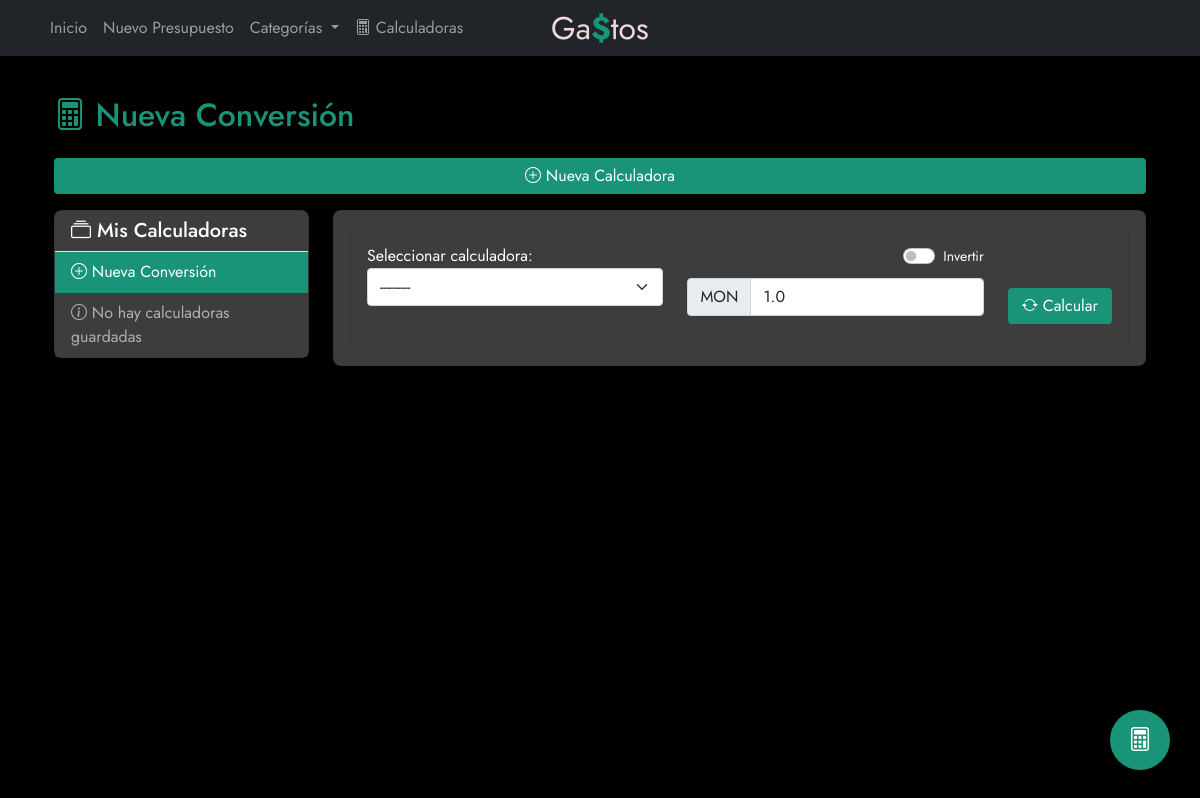
The app's page /calculadoras/calcular/, older data.
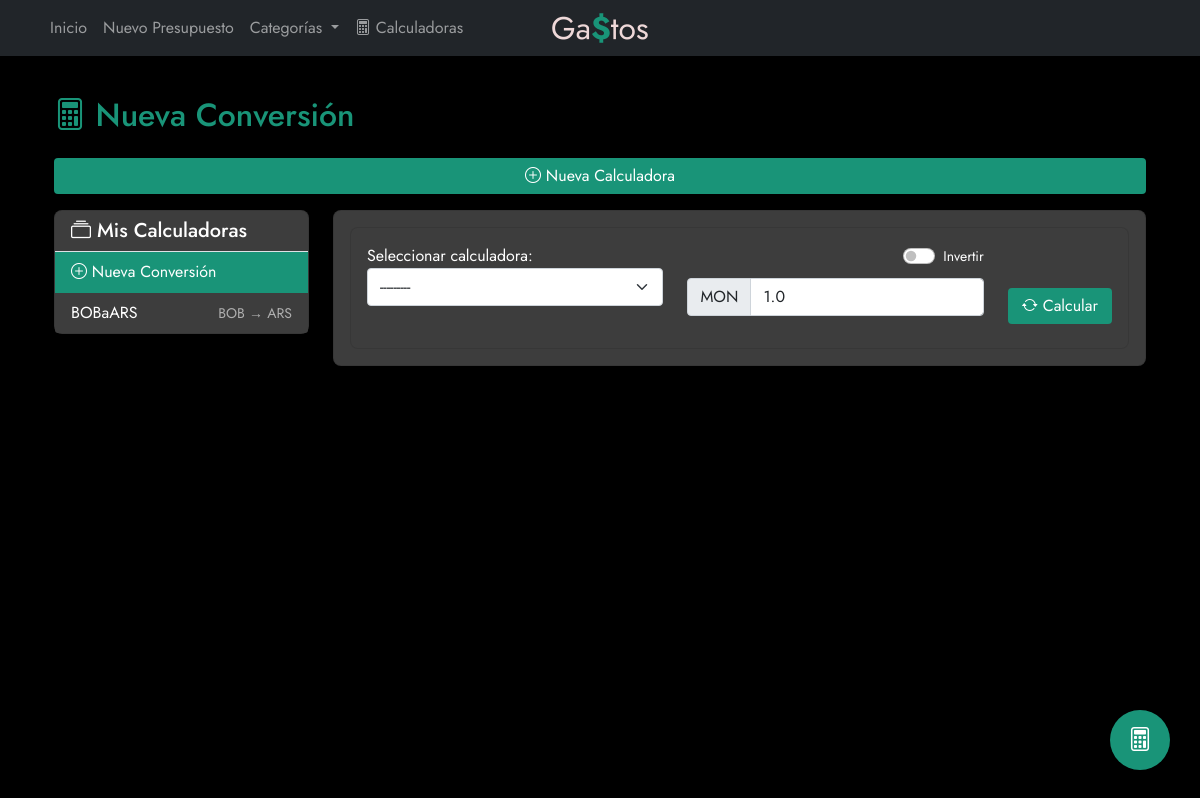
The same page, newer data.
### calculadoras/models.py (models this page shows, shortened)
class CalculadoraDivisa(models.Model):
    MONEDAS = [
        ('USD', 'Dólar Estadounidense'),
        ('EUR', 'Euro'),
        ('ARS', 'Peso Argentino'),
        ('BOB', 'Boliviano'),
        ('BRL', 'Real Brasileño'),
        ('CLP', 'Peso Chileno'),
        ('MXN', 'Peso Mexicano'),
        ('PEN', 'Sol Peruano'),
        ('UYU', 'Peso Uruguayo'),
        ('PYG', 'Guaraní Paraguayo'),
    ]
    nombre = models.CharField(max_length=100, help_text="Nombre descriptivo para esta relación de conversión")
    moneda_origen = models.CharField(max_length=3, choices=MONEDAS)
    moneda_destino = models.CharField(max_length=3, choices=MONEDAS)
    relacion = models.DecimalField(
        max_digits=20,
        decimal_places=10,
        help_text="Relación de conversión (1 moneda_origen = X moneda_destino)"
    )
    fecha_creacion = models.DateTimeField(auto_now_add=True)
    fecha_actualizacion = models.DateTimeField(auto_now=True)
    class Meta:
        ordering = ['-fecha_creacion']
        verbose_name = 'Calculadora de Divisa'
        verbose_name_plural = 'Calculadoras de Divisas'
    def __str__(self):
        return f"{self.nombre} ({self.moneda_origen} a {self.moneda_destino})"

### calculadoras/views.py (the view)
# urls.py: path('calcular/', views.calcular_divisa, name='calcular_divisa'),
def calcular_divisa(request, calculadora_id=None):
    calculadora = None
    resultado = None
    direccion = request.POST.get('direccion', 'directa')
    calculadoras = CalculadoraDivisa.objects.all().order_by('-fecha_creacion')
    if calculadora_id:
        calculadora = get_object_or_404(CalculadoraDivisa, id=calculadora_id)
    if request.method == 'POST':
        form = ConversionForm(request.POST, calculadora=calculadora)
        if form.is_valid():
            calculadora = form.cleaned_data['calculadora']
            monto = form.cleaned_data['monto']
            es_conversion_inversa = (direccion == 'inversa')
            if es_conversion_inversa:
                monto_convertido = calculadora.convertir(monto, direccion='inversa')
                moneda_origen = calculadora.moneda_destino
                moneda_destino = calculadora.moneda_origen
                relacion = 1 / float(calculadora.relacion)
            else:
                monto_convertido = calculadora.convertir(monto, direccion='directa')
                moneda_origen = calculadora.moneda_origen
                moneda_destino = calculadora.moneda_destino
                relacion = calculadora.relacion
            fecha_actual = timezone.localtime(timezone.now())
            with transaction.atomic():
                HistorialConversion.objects.create(
                    calculadora=calculadora,
                    monto_origen=monto,
                    moneda_origen=moneda_origen,
                    monto_destino=monto_convertido,
                    moneda_destino=moneda_destino,
                    relacion_conversion=relacion,
                    direccion='inversa' if es_conversion_inversa else 'directa',
                    ip_usuario=get_client_ip(request),
                    user_agent=request.META.get('HTTP_USER_AGENT', '')[:500],  # Limitamos la longitud
                    usuario='Anónimo'  # Valor por defecto ya que no hay autenticación
                )
            resultado = {
                'monto_original': float(monto),
                'moneda_origen': moneda_origen,
                'monto_convertido': monto_convertido,
                'moneda_destino': moneda_destino,
                'fecha': fecha_actual,
                'relacion': relacion,
                'es_inversa': es_conversion_inversa
            }
    else:
        form = ConversionForm(calculadora=calculadora)
    context = {
        'form': form,
        'calculadoras': calculadoras,
        'calculadora': calculadora,
        'resultado': resultado,
        'titulo': 'Nueva Conversión de Divisas'
    }
    if calculadora:
        context['conversiones_recientes'] = HistorialConversion.objects.filter(
            calculadora=calculadora
        ).order_by('-fecha_conversion')[:5]
    return render(request, 'calculadoras/calcular_divisa.html', context)

### calculadoras/forms.py (shortened to what this page needs)
class ConversionForm(forms.Form):
    calculadora_id = forms.IntegerField(widget=forms.HiddenInput())
    monto = forms.DecimalField(
        max_digits=20,
        decimal_places=2,
        min_value=Decimal('0.01'),
        widget=forms.NumberInput(attrs={
            'class': 'form-control',
            'step': '0.01',
            'min': '0.01',
            'placeholder': 'Ingrese el monto a convertir'
        })
    )

### calculadoras/templates/calculadoras/calcular_divisa.html (shortened to what this page needs)
{% extends 'calculadoras/base.html' %}
{% block calculadora_heading %}{% if calculadora %}{{ calculadora.nombre }}{% else %}Nueva Conversión{% endif %}{% endblock %}
{% block calculadora_content %}
<div class="card">
    <div class="card-body">
        <form method="post" id="conversion-form">
            <div class="row">
                {% if not calculadora %}
                <div class="col-md-5">
                    <div class="mb-3">
                        {{ form.calculadora.label_tag }}
                        {{ form.calculadora }}
                    </div>
                </div>
                {% else %}
                    {{ form.calculadora }}
                {% endif %}
                <div class="col-md-5">
                    <div class="mb-3">
                        <div class="d-flex justify-content-between align-items-center mb-2">
                            <div class="form-check form-switch">
                                <input class="form-check-input" type="checkbox" role="switch" id="invertirConversion"
                                       {% if resultado and resultado.es_inversa %}checked{% endif %}>
                                <label class="form-check-label small" for="invertirConversion">Invertir</label>
                            </div>
                        </div>
                        <div class="input-group">
                            <span class="input-group-text" id="moneda-origen">
                                {% if resultado and resultado.es_inversa %}
                                    {{ calculadora.moneda_destino }}
                                {% else %}
                                    {{ calculadora.moneda_origen|default:'MON' }}
                                {% endif %}
                            </span>
                            {{ form.monto }}
                        </div>
                    </div>
                </div>
                <div class="col-md-2 d-flex flex-column justify-content-end">
                    <button type="submit" class="btn btn-primary mb-2">
                        <i class="bi bi-arrow-repeat"></i> Calcular
                    </button>
                </div>
            </div>
        </form>
    </div>
</div>
{% endblock %}

### calculadoras/templates/calculadoras/base.html (shortened to what this page needs)
{% extends 'presupuestos/base.html' %}
{% block content %}
<div class="container py-4">
    <div class="d-flex justify-content-between align-items-center mb-4">
        <h2 class="mb-0 gasto-nombre">
            <i class="bi bi-calculator"></i> {% block calculadora_heading %}Calculadoras de Divisas{% endblock %}
        </h2>
    </div>
    <a href="{% url 'calculadoras:crear_calculadora' %}" class="btn btn-primary mb-3 w-100">
        <i class="bi bi-plus-circle"></i> Nueva Calculadora
    </a>
    <div class="row">
        <div class="col-lg-3 mb-4">
            <div class="card shadow-sm">
                <div class="card-header bg-transparent border-bottom">
                    <h5 class="mb-0">
                        <i class="bi bi-collection"></i> Mis Calculadoras
                    </h5>
                </div>
                <div class="list-group list-group-flush">
                    <a href="{% url 'calculadoras:calcular_divisa' %}"
                       class="list-group-item list-group-item-action d-flex justify-content-between align-items-center {% if request.resolver_match.url_name == 'calcular_divisa' and not calculadora %}active{% endif %}">
                        <span><i class="bi bi-plus-circle"></i> Nueva Conversión</span>
                    </a>
                    {% if calculadoras %}
                        {% for calc in calculadoras %}
                            <a href="{% url 'calculadoras:calcular_con_calculadora' calc.id %}"
                               class="list-group-item list-group-item-action d-flex justify-content-between align-items-center {% if calculadora and calculadora.id == calc.id %}active{% endif %}">
                                <span>{{ calc.nombre }}</span>
                                <small class="text-muted">{{ calc.moneda_origen }} → {{ calc.moneda_destino }}</small>
                            </a>
                        {% endfor %}
                    {% else %}
                        <div class="list-group-item text-muted">
                            <i class="bi bi-info-circle"></i> No hay calculadoras guardadas
                        </div>
                    {% endif %}
                </div>
            </div>
        </div>
        <div class="col-lg-9">
            <div class="card shadow-sm">
                <div class="card-body">
                    {% block calculadora_content %}
                    {% endblock %}
                </div>
            </div>
        </div>
    </div>
</div>
{% endblock %}

Row changes from the older to the newer data that the page shows:
added CalculadoraDivisa: nombre "BOBaARS", moneda_origen "BOB", moneda_destino "ARS"
Text that changed along with them:
text no longer shown: "No hay calculadoras guardadas"
